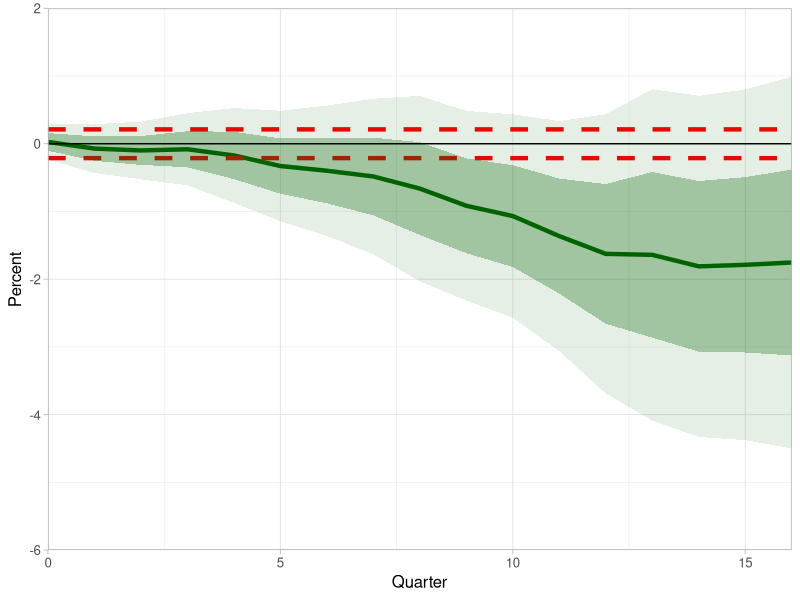

Here is the R script that generated this plot:
library(tidyverse)
library(broom)
library(haven)
library(dynlm)
library(sandwich)
library(lmtest)



h <- 17
p <- 0.05
lags <- 6
nwlag <- lags


df_raw <- read_dta("data/aggregatedata_final.dta")


df <- df_raw %>%
  mutate(
    date = observation_date,
    dlrgdp = 100 * dlrgdp,
    dlcpi  = 100* dlcpi,
    lcpi   = 100 * lcpi,
    lrgdp  = 100* lrgdp
  ) %>% 
  filter(
    date >= ymd("1985-01-01"),
    date <= ymd("2007-12-31")
  ) %>% 
  select(date, lcpi, rr_shock, dlcpi, dlrgdp, dstir) %>% 
  rename(
    y = lcpi,
    z = rr_shock
  )


lp_mat <- matrix(data = NA, ncol = 7, nrow = h+1)
lp_mat[,1] <- 0:h

for (i in 0:h) {
  
  lm_fit <- dynlm(L(ts(df$y), -i) - L(ts(df$y),1) ~ ts(df$z) + L(ts(df$dlrgdp), 1:lags) + L(ts(df$dlcpi), 1:lags) + L(ts(df$dstir), 1:lags))
  
  lm_coef <- coeftest(lm_fit, vcov. = NeweyWest(lm_fit, lag = i, prewhite = FALSE))
  lm_summary <- tidy(lm_coef)
  estimate   <- lm_summary %>% slice(2) %>% select(estimate) 
  se         <- lm_summary %>% slice(2) %>% select(std.error) 
  lp_mat[i, 2] <- estimate[[1]]
  lp_mat[i, 3] <- se[[1]]
  lp_mat[i, 4] <- estimate[[1]] + 1 * se[[1]]
  lp_mat[i, 5] <- estimate[[1]] - 1 * se[[1]]
  lp_mat[i, 6] <- estimate[[1]] + 2 * se[[1]]
  lp_mat[i, 7] <- estimate[[1]] - 2 * se[[1]]
}


model_y <- dynlm(ts(df$y) - L(ts(df$y),1) ~ L(ts(df$dlrgdp), 1:lags) + L(ts(df$dlcpi), 1:lags) + L(ts(df$dstir), 1:lags))
r_y <- model_y$residuals

model_z <- dynlm(ts(df$z) ~ L(ts(df$dlrgdp), 1:lags) + L(ts(df$dlcpi), 1:lags) + L(ts(df$dstir), 1:lags))
r_z <- model_z$residuals

w <- r_z^2
mw <- mean(w)
eta <- r_y*r_z

model_eta <- lm(eta ~ 1)
nw_se_eta <- sqrt(diag(vcovHAC(model_eta, lag = nwlag)))
seta <- nw_se_eta["(Intercept)"]

sbeta <- seta/mw

bju <- qnorm(1 - (p / (2 * (h + 1)))) * sbeta
bjd <- -bju



lp_tbl <- as_tibble(lp_mat)
colnames(lp_tbl) <- c("horizon", "mid", "se", "up1", "down1", "up2", "down2", "R2")

lp_tbl <- lp_tbl %>% 
  mutate(
    bju = bju,
    bjd = bjd
  ) %>% 
  drop_na()


lp_tbl %>% 
  ggplot(aes(x = horizon)) +
  geom_line(aes(y = mid), color = 'darkgreen', size = 1.5) +
  geom_line(aes(y = bju), color = "red", linetype = 2, size = 1.5) +
  geom_line(aes(y = bjd), color = "red", linetype = 2, size = 1.5) +
  geom_ribbon(aes(ymin = down1, ymax = up1),
              fill = "darkgreen", linetype = 0, alpha = 0.3) +
  geom_ribbon(aes(ymin = down2, ymax = up2),
              fill = "darkgreen", linetype = 0, alpha = 0.1) +
  scale_x_continuous(expand = c(0,0), breaks = seq(0, h, 5)) +
  scale_y_continuous(expand = c(0,0), limits = c(-6, 2)) +
  xlab("Quarter") +
  ylab("Percent") +
  geom_hline(aes(yintercept = 0)) +
  theme_light(12)
